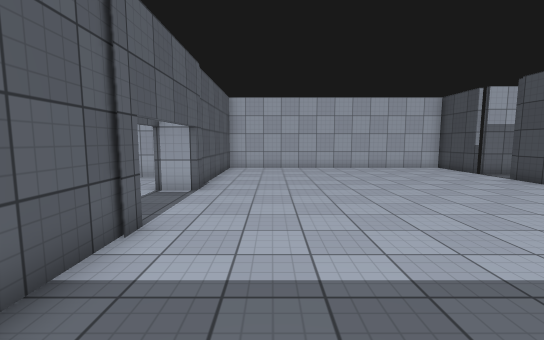
view 1 (above)

20 first-person views from a walk through a 3-D level made in the Unity game engine. The camera is 1.5 m above the floor, tilts 6° down and sees 90° across. Doors are open. The floor is counted in squares, 1 m on a side. Each view is taken from the middle of a square. On the plan, view 1 faces up. The plan holds only what a view shows up to about 14 squares ahead; the rest is blank. The player is left out. Surface patterns are stand-ins for the level's own textures.

view 2
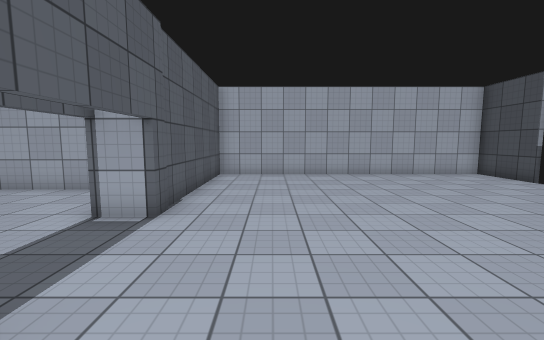

view 3
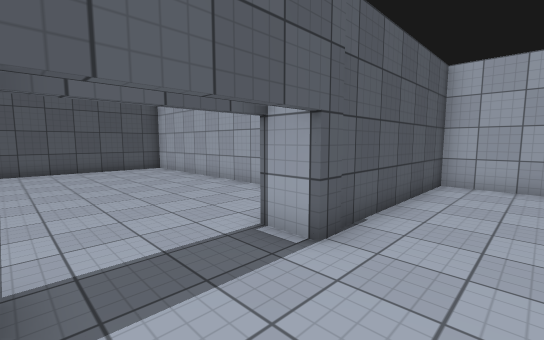

view 4
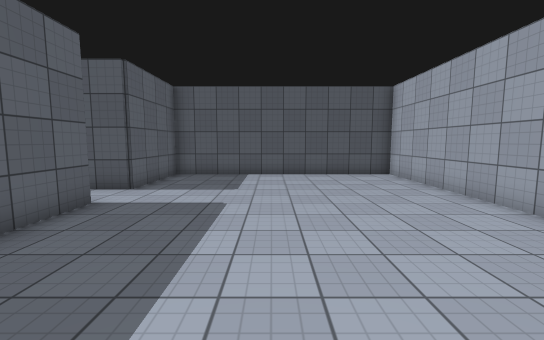

view 5
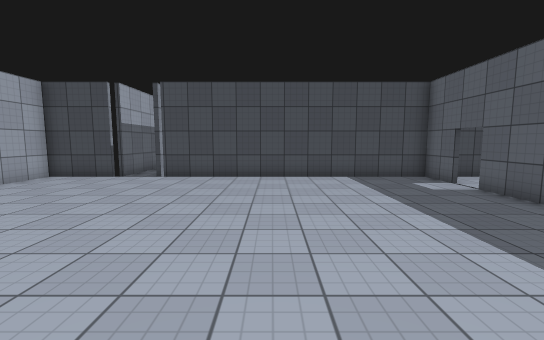

view 6
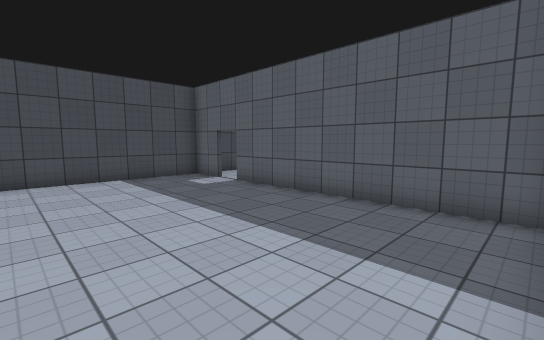

view 7
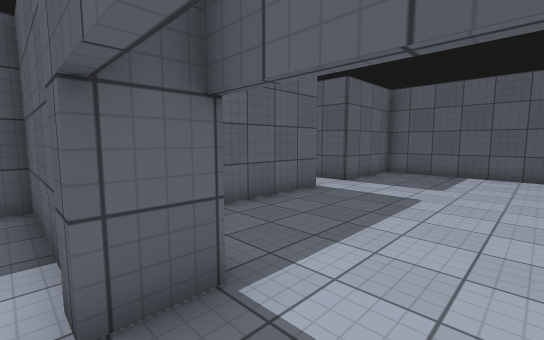

view 8
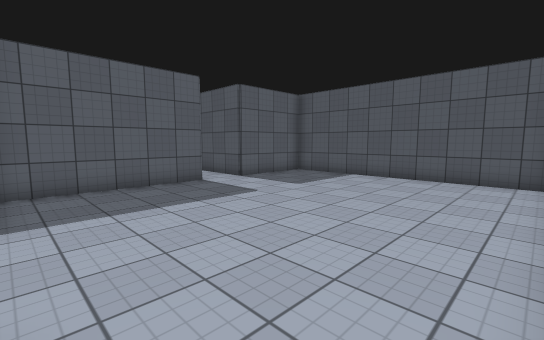

view 9
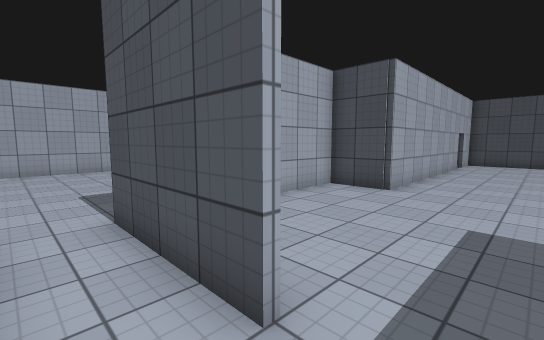

view 10
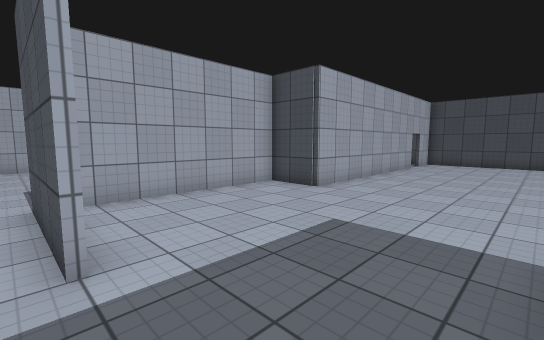

view 11
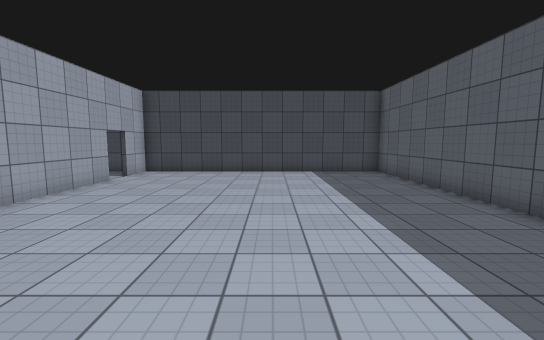

view 12
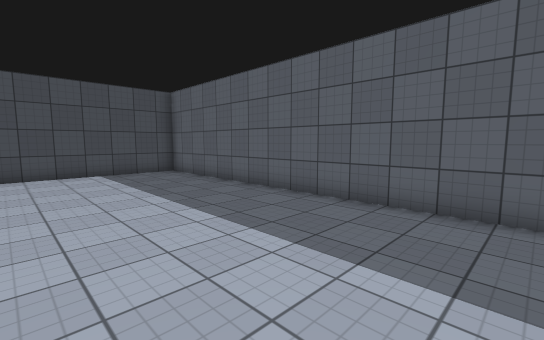

view 13
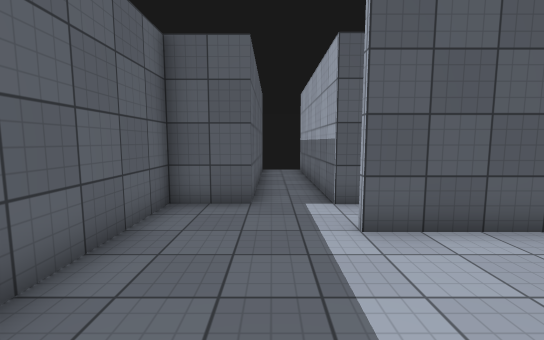

view 14
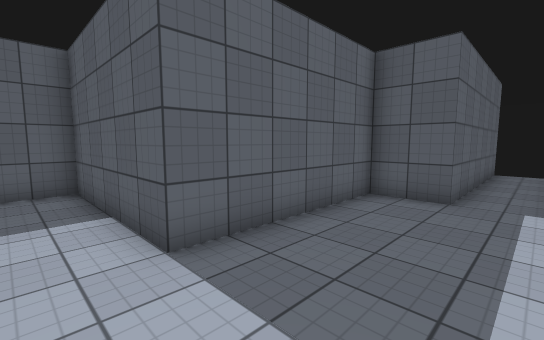

view 15
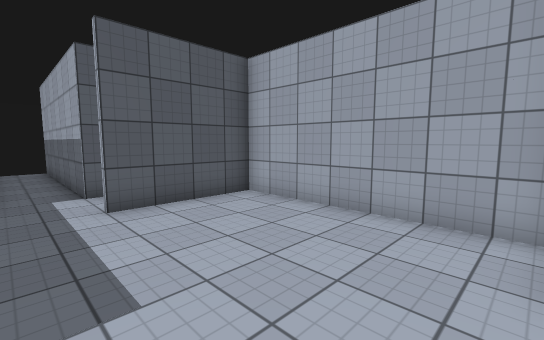

view 16
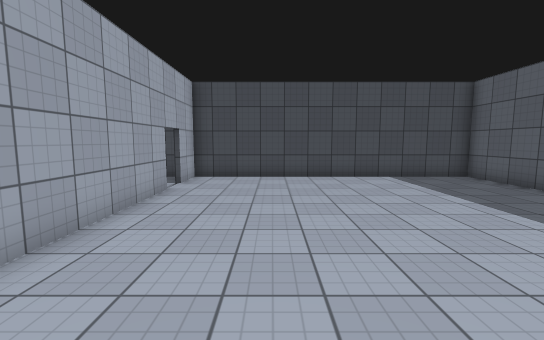

view 17
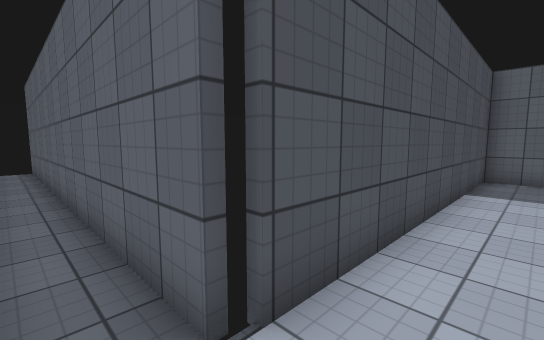

view 18
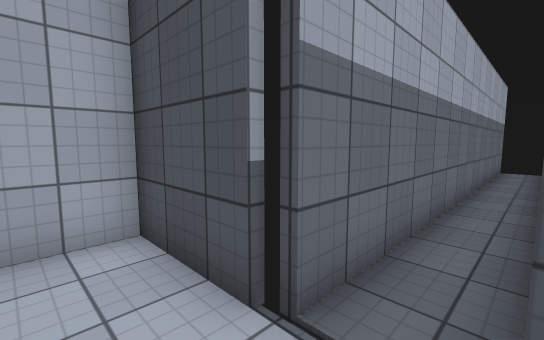

view 19
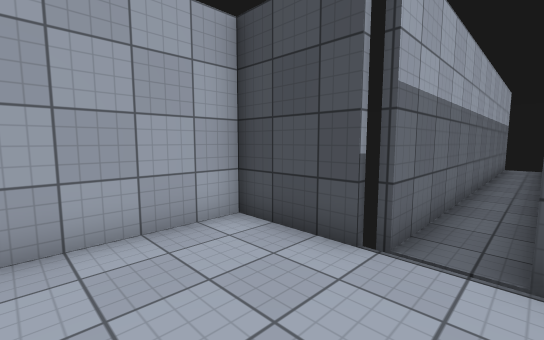

view 20
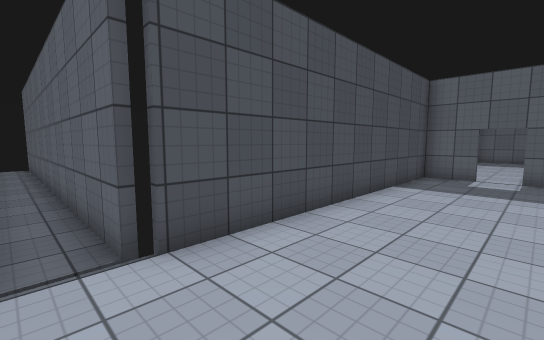

### Floor plan
Ten units are one square. View 1 is at (0, 0); x grows to the right and y downward. Boxes are objects, and circles mark ways between rooms. Rooms are numbered by the first view taken in them; rooms with no view inside come last. Other rooms are left out.
<svg viewBox="-200 -160 455 288">
<path fill="none" stroke="#000" d="M-36 -47 -24 -47 -24 5 95 5M-49 -114 -154 -114 -154 -16 -124 -16M-96 -16 -39 -16M75 7 65 7M95 -128 95 -155 -24 -155 -24 -83 -36 -83M95 11 95 -106M65 7 -26 7 -26 -14 -88 -14M-114 25 -195 25M95 7 75 7M-195 45 -115 45 -115 65 -55 65 -55 123 95 123 95 11M96 -110 248 -110M248 -124 96 -124"/>
<rect x="-125" y="-15" width="10" height="30" fill="#bbb"><title>other object</title></rect>
<rect x="-105" y="-15" width="20" height="40" fill="#bbb"><title>other object</title></rect>
<circle cx="-110" cy="-13" r="3" fill="#2a7"/>
<circle cx="70" cy="10" r="3" fill="#2a7"/>
<circle cx="96" cy="-118" r="3" fill="#2a7"/>
<text x="-20" y="-70">1</text>
<text x="-20" y="50">2</text>
<text x="170" y="-120">3</text>
</svg>
Room 1 opens to room 2. Room 1 opens to room 3.

Where each view was taken, in squares from view 1:
view 1: 0 up, 0 right, facing up
view 2: 3 up, 0 right, facing up
view 3: 5 up, 0 right, facing up-left
view 4: 6 up, 3 left, facing left
view 5: 6 up, 2 left, facing right
view 6: 6 up, 2 left, facing down-right
view 7: 7 up, 2 left, facing down-left
view 8: 11 up, 4 left, facing down-left
view 9: 4 down, 11 left, facing up-right
view 10: 6 down, 10 left, facing up-right
view 11: 7 down, 4 left, facing right
view 12: 6 down, 4 left, facing down-right
view 13: 4 down, 5 left, facing left
view 14: 3 down, 4 left, facing down-left
view 15: 4 down, 3 left, facing up-left
view 16: 4 down, 2 left, facing right
view 17: 12 up, 8 right, facing down-right
view 18: 11 up, 8 right, facing up-right
view 19: 11 up, 6 right, facing up-right
view 20: 12 up, 6 right, facing down-right
